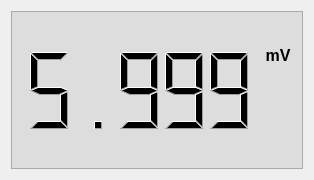
<?xml version="1.0" encoding="UTF-8"?>
<ui version="4.0">
 <class>LCDMeter</class>
 <widget class="QWidget" name="LCDMeter">
  <property name="geometry">
   <rect>
    <x>0</x>
    <y>0</y>
    <width>314</width>
    <height>180</height>
   </rect>
  </property>
  <property name="windowTitle">
   <string>Form</string>
  </property>
  <layout class="QVBoxLayout" name="verticalLayout">
   <item>
    <widget class="QFrame" name="lcdNumber">
     <property name="styleSheet">
      <string notr="true">background-color:#dddddd;color:black;</string>
     </property>
     <property name="frameShape">
      <enum>QFrame::StyledPanel</enum>
     </property>
     <property name="frameShadow">
      <enum>QFrame::Raised</enum>
     </property>
     <layout class="QVBoxLayout" name="verticalLayout_2">
      <item>
       <layout class="QGridLayout" name="gridLayout" rowstretch="1,1,5" columnstretch="8,1">
        <item row="0" column="0" rowspan="3">
         <widget class="QLCDNumber" name="m_pValue">
          <property name="sizePolicy">
           <sizepolicy hsizetype="Expanding" vsizetype="Minimum">
            <horstretch>0</horstretch>
            <verstretch>0</verstretch>
           </sizepolicy>
          </property>
          <property name="frameShape">
           <enum>QFrame::NoFrame</enum>
          </property>
          <property name="frameShadow">
           <enum>QFrame::Plain</enum>
          </property>
          <property name="value" stdset="0">
           <double>5.999000000000000</double>
          </property>
         </widget>
        </item>
        <item row="0" column="1">
         <widget class="QLabel" name="m_pUnit">
          <property name="sizePolicy">
           <sizepolicy hsizetype="Minimum" vsizetype="Preferred">
            <horstretch>0</horstretch>
            <verstretch>0</verstretch>
           </sizepolicy>
          </property>
          <property name="text">
           <string/>
          </property>
          <property name="pixmap">
           <pixmap>:/unitType/dc.svg</pixmap>
          </property>
          <property name="scaledContents">
           <bool>false</bool>
          </property>
          <property name="alignment">
           <set>Qt::AlignCenter</set>
          </property>
         </widget>
        </item>
        <item row="1" column="1">
         <widget class="QLabel" name="m_pQuantity">
          <property name="sizePolicy">
           <sizepolicy hsizetype="Minimum" vsizetype="Preferred">
            <horstretch>0</horstretch>
            <verstretch>0</verstretch>
           </sizepolicy>
          </property>
          <property name="styleSheet">
           <string notr="true">font-weight:bold;font-size: 12pt;</string>
          </property>
          <property name="text">
           <string>mV</string>
          </property>
          <property name="scaledContents">
           <bool>false</bool>
          </property>
          <property name="alignment">
           <set>Qt::AlignCenter</set>
          </property>
         </widget>
        </item>
        <item row="2" column="1">
         <spacer name="verticalSpacer">
          <property name="orientation">
           <enum>Qt::Vertical</enum>
          </property>
          <property name="sizeHint" stdset="0">
           <size>
            <width>20</width>
            <height>40</height>
           </size>
          </property>
         </spacer>
        </item>
       </layout>
      </item>
     </layout>
    </widget>
   </item>
  </layout>
 </widget>
 <resources>
  <include location="assets/assets.qrc"/>
 </resources>
 <connections/>
</ui>
